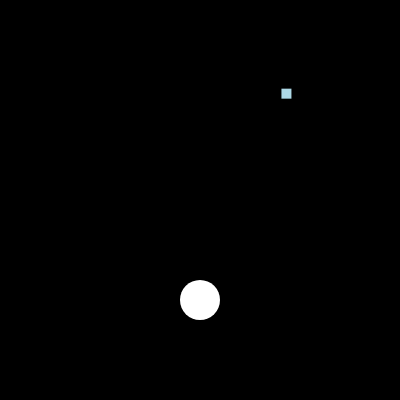
Frame 1 (no input)
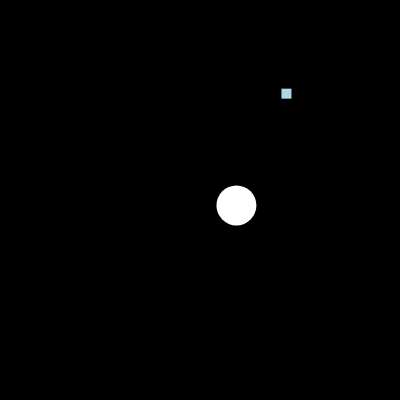
Frame 60 (no input)
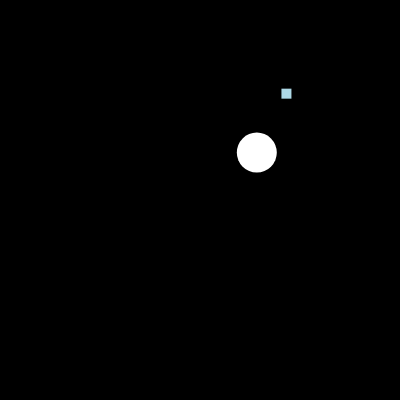
Frame 120 (the mouse pressed at the canvas centre since frame 60)

The p5.js sketch that drew these frames (run headless with seeded random() and noise() and a simulated clock; from frame 60 on, the mouse is pressed at the canvas centre):

// p5.js sketch
// ── sketch.js
let x,y,r;
let xf,yf;
let explode =[];
let ex = [];
let ey = [];
let exspeed =[];
let eyspeed = [];
let test = true;
let z = 5

function setup() {
  createCanvas(400, 400);
  x = width/2;
  y = height -100;
  r = 40;
  xf = random(10, width-10);
  yf = random(10, height-10);
  noStroke();
  let i = 0;
}

function draw() {
  background(0);
  push();
  fill("lightblue");
  rect(xf,yf, 10)
  pop();
  if(r<= 200){
  ellipse(x,y,r);
  x = x + (xf-x)/100
  y = y + (yf-y)/100
  }
  
  if(x > xf-5 && x == xf+5 || y > yf-5 && y < yf+5){
    xf = random(10, width-10);
    yf = random(10, height-10);
    r+=40;
    if(r<200){
      fill(random(100,200), random(50,200), random(50,250));
    }
  }
  
  //Setting speeds for the explosion and starting positons
  if(r==240 && test == true){
    let j = 0;
    while(j<100){
      exspeed.push(random(-5,5));
      eyspeed.push(random(-5,5));
      ex.push(x);
      ey.push(y);
      j++;
      test = false;
    }
  }
 
//Explosion taking place  
  if(r>200){
    if(r-z>0){
     z += 5;
    ellipse(x,y,r-z) 
    }
    console.log(z + " , " + r);
    let i = 0;
    while(i<100){
      ex[i] = ex[i] + exspeed[i];
      ey[i] = ey[i] + eyspeed[i];
      ellipse(ex[i],ey[i],10,10);
      i++;
    }
  }
}
